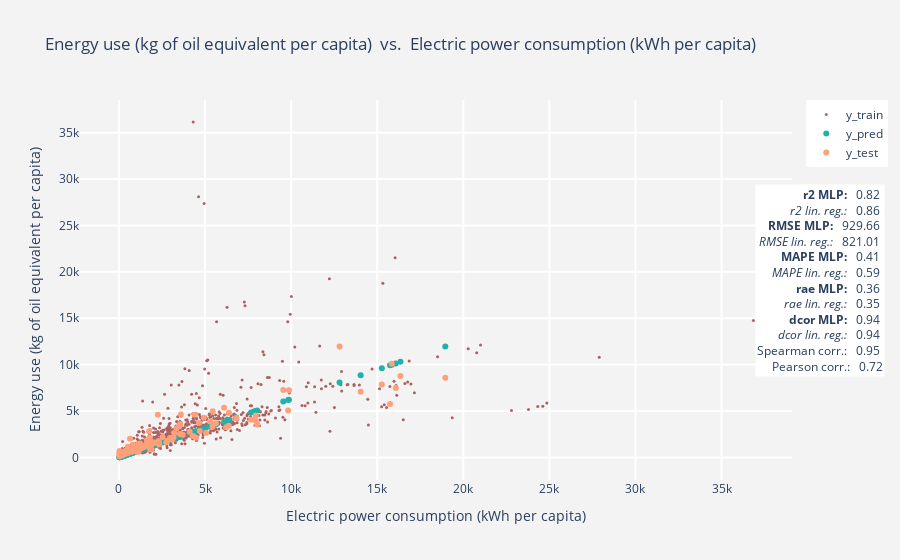

Here is the notebook cell this chart was saved with:
### Code cell
plot_result(indicator_pair)

### Figure 1 — Plotly figure (JSON) as saved in the notebook; plotly's stock layout.template omitted (floating-point values rounded to 4 significant figures; data arrays with more than 128 entries replaced by an {"elided": "..."} marker saying what was removed)
{"data": [{"marker": {"color": "Maroon", "size": 3}, "mode": "markers", "name": "y_train", "opacity": 0.6, "type": "scatter", "x": {"elided": "1232 float values"}, "y": {"elided": "1232 float values"}}, {"marker": {"color": "LightSeaGreen"}, "mode": "markers", "name": "y_pred", "type": "scatter", "x": {"elided": "137 float values"}, "y": {"elided": "137 float values"}}, {"marker": {"color": "LightSalmon"}, "mode": "markers", "name": "y_test", "type": "scatter", "x": {"elided": "137 float values"}, "y": {"elided": "137 float values"}}], "layout": {"annotations": [{"align": "right", "bgcolor": "white", "showarrow": false, "text": "<b>r2 MLP:   </b>0.82 <i><br>r2 lin. reg.:   </i>0.86 <b><br>RMSE MLP:   </b>929.66 <i><br>RMSE lin. reg.:   </i>821.01 <b><br>MAPE MLP:   </b>0.41 <i><br>MAPE lin. reg.:   </i>0.59 <b><br>rae MLP:   </b>0.36 <i><br>rae lin. reg.:   </i>0.35 <b><br>dcor MLP:   </b>0.94 <i><br>dcor lin. reg.:   </i>0.94 <br>Spearman corr.:   0.95 <br>Pearson corr.:   0.72", "x": 1.13, "xref": "paper", "y": 0.78, "yref": "paper"}], "legend": {"bgcolor": "white"}, "paper_bgcolor": "rgb(243, 243, 243)", "plot_bgcolor": "rgb(243, 243, 243)", "title": {"text": "Energy use (kg of oil equivalent per capita)  vs.  Electric power consumption (kWh per capita)"}, "xaxis": {"gridcolor": "white", "gridwidth": 2, "title": {"text": "Electric power consumption (kWh per capita)"}}, "yaxis": {"gridcolor": "white", "gridwidth": 2, "title": {"text": "Energy use (kg of oil equivalent per capita)"}}}}
